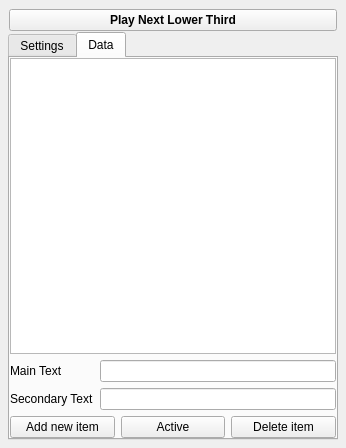
<?xml version="1.0" encoding="UTF-8"?>
<ui version="4.0">
 <class>LowerThirdSwitcher</class>
 <widget class="QWidget" name="LowerThirdSwitcher">
  <property name="geometry">
   <rect>
    <x>0</x>
    <y>0</y>
    <width>346</width>
    <height>448</height>
   </rect>
  </property>
  <property name="windowTitle">
   <string>Lower Third Switcher</string>
  </property>
  <layout class="QGridLayout" name="gridLayout_2" rowstretch="1,0">
    <property name="leftMargin">
     <number>8</number>
    </property>
    <property name="topMargin">
     <number>8</number>
    </property>
    <property name="rightMargin">
     <number>8</number>
    </property>
    <property name="bottomMargin">
     <number>8</number>
    </property>
    <property name="horizontalSpacing">
     <number>-1</number>
    </property>
    <property name="verticalSpacing">
     <number>0</number>
    </property>
    <item row="0" column="0">
     <layout class="QHBoxLayout" name="horizontalLayout">
      <property name="spacing">
       <number>-1</number>
      </property>
      <property name="sizeConstraint">
       <enum>QLayout::SetMinimumSize</enum>
      </property>
      <property name="leftMargin">
       <number>1</number>
      </property>
      <property name="topMargin">
       <number>1</number>
      </property>
      <property name="rightMargin">
       <number>1</number>
      </property>
      <property name="bottomMargin">
       <number>1</number>
      </property>
      <item>
       <widget class="QPushButton" name="nextButton">
        <property name="font">
         <font>
          <italic>false</italic>
          <bold>true</bold>
          <underline>false</underline>
          <strikeout>false</strikeout>
          <kerning>true</kerning>
         </font>
        </property>
        <property name="text">
         <string>Play Next Lower Third</string>
        </property>
        <property name="icon">
         <iconset>
          <normaloff>../images/green-icon.png</normaloff>../images/green-icon.png</iconset>
        </property>
        <property name="iconSize">
         <size>
          <width>15</width>
          <height>10</height>
         </size>
        </property>
        <property name="checked">
         <bool>false</bool>
        </property>
       </widget>
      </item>
     </layout>
    </item>
    <item row="1" column="0">
     <widget class="QTabWidget" name="countdownTypeTabWidget">
      <property name="sizePolicy">
       <sizepolicy hsizetype="Expanding" vsizetype="Expanding">
        <horstretch>0</horstretch>
        <verstretch>100</verstretch>
       </sizepolicy>
      </property>
      <property name="currentIndex">
       <number>1</number>
      </property>
      <property name="tabsClosable">
       <bool>false</bool>
      </property>
      <widget class="QWidget" name="settings">
       <attribute name="title">
        <string>Settings</string>
       </attribute>
       <layout class="QVBoxLayout" name="horizontalLayout_5">
        <property name="spacing">
         <number>-1</number>
        </property>
        <property name="leftMargin">
         <number>0</number>
        </property>
        <property name="topMargin">
         <number>0</number>
        </property>
        <property name="rightMargin">
         <number>0</number>
        </property>
        <property name="bottomMargin">
         <number>0</number>
        </property>
        <item>
         <layout class="QGridLayout" name="gridLayout">
          <item row="2" column="0" colspan="2">
           <widget class="QLabel" name="mainTextSourceDropdownLabel">
            <property name="sizePolicy">
             <sizepolicy hsizetype="Minimum" vsizetype="Minimum">
              <horstretch>0</horstretch>
              <verstretch>0</verstretch>
             </sizepolicy>
            </property>
            <property name="text">
             <string>Main Text Source</string>
            </property>
            <property name="margin">
             <number>2</number>
            </property>
           </widget>
          </item>
          <item row="3" column="3">
           <widget class="QComboBox" name="secondaryTextSourceDropdownList">
            <property name="sizePolicy">
             <sizepolicy hsizetype="MinimumExpanding" vsizetype="Fixed">
              <horstretch>0</horstretch>
              <verstretch>0</verstretch>
             </sizepolicy>
            </property>
           </widget>
          </item>
          <item row="3" column="0" colspan="2">
           <widget class="QLabel" name="secondaryTextSourceDropdownLabel">
            <property name="text">
             <string>Secondary Text Source</string>
            </property>
           </widget>
          </item>
          <item row="1" column="0" colspan="2">
           <widget class="QLabel" name="groupDropdownLabel">
            <property name="text">
             <string>Lower Third Folder</string>
            </property>
           </widget>
          </item>
          <item row="5" column="0" colspan="2">
           <widget class="QLabel" name="displayTimeLabel">
            <property name="text">
             <string>Display Time (milliseconds)</string>
            </property>
           </widget>
          </item>
          <item row="4" column="0" colspan="4">
           <widget class="Line" name="line">
            <property name="orientation">
             <enum>Qt::Horizontal</enum>
            </property>
           </widget>
          </item>
          <item row="1" column="3">
           <widget class="QComboBox" name="groupSourceDropdownList">
            <property name="sizePolicy">
             <sizepolicy hsizetype="MinimumExpanding" vsizetype="Fixed">
              <horstretch>0</horstretch>
              <verstretch>0</verstretch>
             </sizepolicy>
            </property>
           </widget>
          </item>
          <item row="6" column="3">
           <spacer name="verticalSpacer">
            <property name="orientation">
             <enum>Qt::Vertical</enum>
            </property>
            <property name="sizeHint" stdset="0">
             <size>
              <width>20</width>
              <height>40</height>
             </size>
            </property>
           </spacer>
          </item>
          <item row="2" column="3">
           <widget class="QComboBox" name="mainTextSourceDropdownList">
            <property name="sizePolicy">
             <sizepolicy hsizetype="MinimumExpanding" vsizetype="Fixed">
              <horstretch>0</horstretch>
              <verstretch>0</verstretch>
             </sizepolicy>
            </property>
           </widget>
          </item>
          <item row="5" column="3">
           <widget class="QSpinBox" name="displayTimeSpinBox">
            <property name="maximum">
             <number>9999999</number>
            </property>
            <property name="value">
             <number>3500</number>
            </property>
           </widget>
          </item>
          <item row="0" column="3">
           <widget class="QComboBox" name="sceneDropdownList"/>
          </item>
          <item row="0" column="0" colspan="2">
           <widget class="QLabel" name="sceneDropdownLabel">
            <property name="text">
             <string>Scene</string>
            </property>
           </widget>
          </item>
         </layout>
        </item>
       </layout>
      </widget>
      <widget class="QWidget" name="data">
       <attribute name="title">
        <string>Data</string>
       </attribute>
       <layout class="QVBoxLayout" name="horizontalLayout_3">
        <property name="spacing">
         <number>-1</number>
        </property>
        <property name="leftMargin">
         <number>0</number>
        </property>
        <property name="topMargin">
         <number>0</number>
        </property>
        <property name="rightMargin">
         <number>0</number>
        </property>
        <property name="bottomMargin">
         <number>0</number>
        </property>
        <item>
         <layout class="QGridLayout" name="gridLayout_3">
          <item row="3" column="0">
           <widget class="QLabel" name="label">
            <property name="text">
             <string>Secondary Text</string>
            </property>
           </widget>
          </item>
          <item row="1" column="1">
           <widget class="QLineEdit" name="mainTextLineEdit">
            <property name="text">
             <string/>
            </property>
            <property name="placeholderText">
             <string/>
            </property>
           </widget>
          </item>
          <item row="5" column="0" colspan="2">
           <layout class="QHBoxLayout" name="horizontalLayout_2">
            <property name="spacing">
             <number>-1</number>
            </property>
            <property name="bottomMargin">
             <number>0</number>
            </property>
            <item>
             <widget class="QPushButton" name="addNewItemButton">
              <property name="text">
               <string>Add new item</string>
              </property>
             </widget>
            </item>
            <item>
             <widget class="QPushButton" name="activeItemButton">
              <property name="text">
               <string>Active</string>
              </property>
              <property name="icon">
               <iconset>
                <normaloff>../images/red-icon.png</normaloff>../images/red-icon.png</iconset>
              </property>
              <property name="iconSize">
               <size>
                <width>10</width>
                <height>10</height>
               </size>
              </property>
             </widget>
            </item>
            <item>
             <widget class="QPushButton" name="deleteItemButton">
              <property name="text">
               <string>Delete item</string>
              </property>
             </widget>
            </item>
           </layout>
          </item>
          <item row="3" column="1">
           <widget class="QLineEdit" name="secondaryTextLineEdit">
            <property name="text">
             <string/>
            </property>
            <property name="placeholderText">
             <string/>
            </property>
           </widget>
          </item>
          <item row="0" column="0" colspan="2">
           <widget class="QListWidget" name="itemsListWidget">
            <property name="editTriggers">
             <set>QAbstractItemView::NoEditTriggers</set>
            </property>
            <property name="dragEnabled">
             <bool>false</bool>
            </property>
            <property name="dragDropMode">
             <enum>QAbstractItemView::NoDragDrop</enum>
            </property>
            <property name="defaultDropAction">
             <enum>Qt::IgnoreAction</enum>
            </property>
            <property name="iconSize">
             <size>
              <width>8</width>
              <height>8</height>
             </size>
            </property>
           </widget>
          </item>
          <item row="1" column="0">
           <widget class="QLabel" name="label_2">
            <property name="text">
             <string>Main Text</string>
            </property>
           </widget>
          </item>
         </layout>
        </item>
       </layout>
      </widget>
     </widget>
    </item>
   </layout>
 </widget>
 <resources/>
 <connections/>
</ui>
